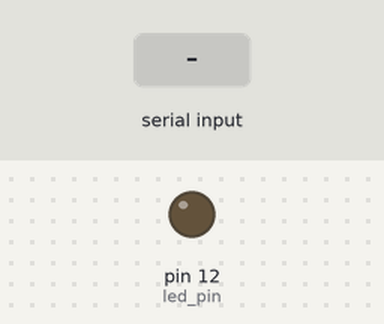
The sketch below on a simulated Arduino Uno, built with avr-gcc and run on an emulated ATmega328P. On the bench: output pins drawn as LEDs (lit = HIGH). Dashed ring = blinking. The test bench sets the inputs (shaded band).

Above: at 1.2 s.
1.3 s: byte 2 (2) received over Serial
At 1.8 s:
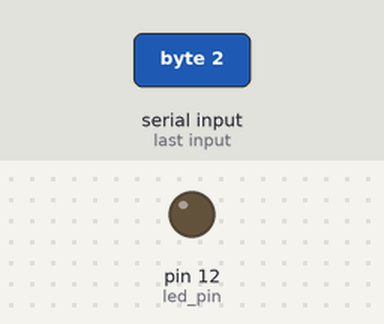
2.8 s: "1" received over Serial
At 3.6 s:
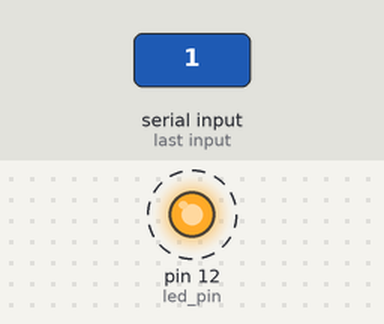
Timing chart, 0 to 11.8 s (numbered marks = the images above; inputs shaded):
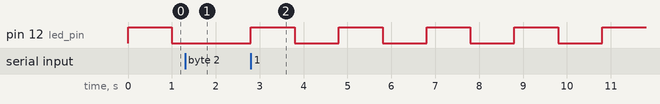

Measured:
- after the input at 1.3 s, pin 12 (led_pin): stays LOW (without the input it goes to HIGH after 0.70 s)
- after the input at 2.8 s, pin 12 (led_pin): alternates HIGH for 1.0 s and LOW for 1.0 s, starting at once

The sketch:

switch_case.ino
```cpp
int led_pin = 12;
int a, b, c = 0;
char input;

void setup() {
  // put your setup code here, to run once:
  pinMode(led_pin, OUTPUT);
  Serial.begin(9600);
}

void loop() {
  // put your main code here, to run repeatedly:
  while (Serial.available() > 0)
  {
    input = Serial.read();
  }


  switch(input) {
    case 1 : digitalWrite(led_pin, HIGH);
         break;
    case 2 : digitalWrite(led_pin, LOW);
         break;
    default : digitalWrite(led_pin, HIGH);
          delay(1000);
          digitalWrite(led_pin, LOW);
          delay(1000);
              break;
  }
}
```
